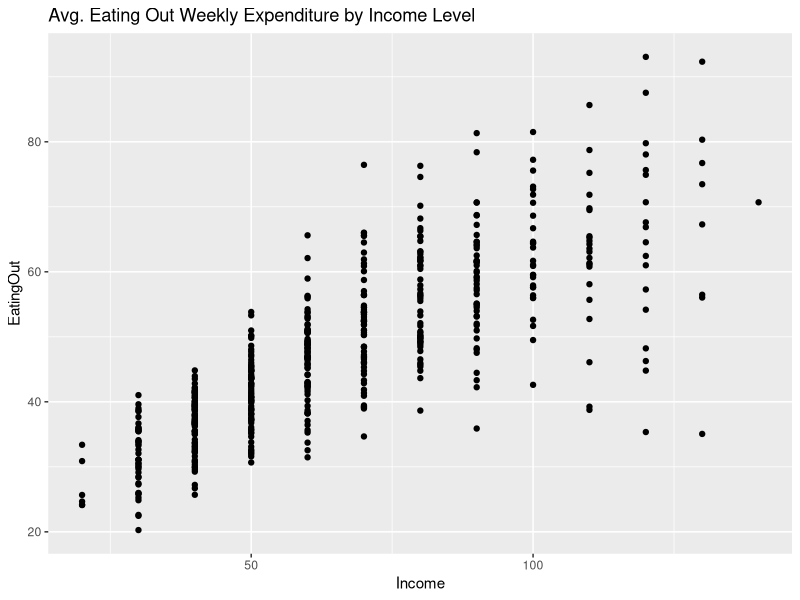
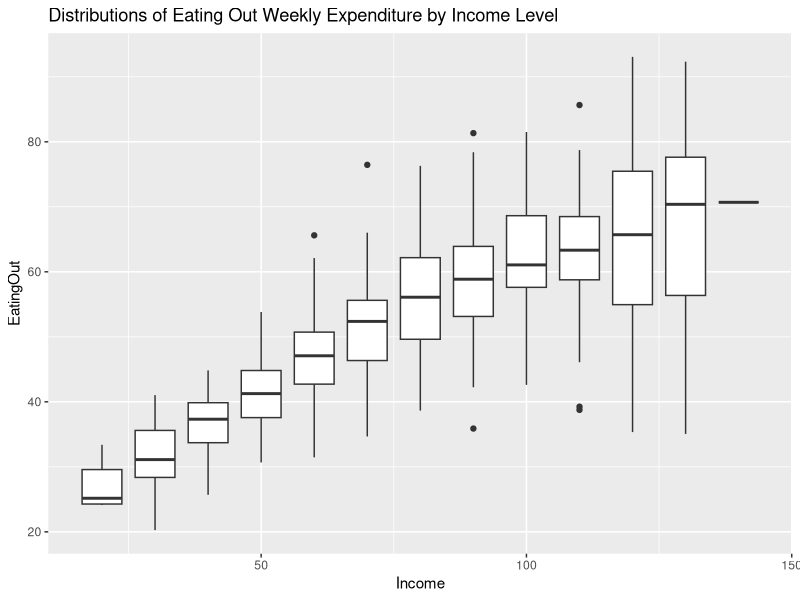

The R source for these figures, in order:
## ---- chunk 1
library(tidyverse)

food <- read_delim("FoodExpenses.txt", delim=" ")
## ---- chunk 2
ggplot(data = food, aes(y = EatingOut, x = Income)) +
  geom_point() +
  ggtitle("Avg. Eating Out Weekly Expenditure by Income Level")

## ---- chunk 3
ggplot(data = food, aes(y = EatingOut, x = Income, group=Income)) +
  geom_boxplot() +
  ggtitle("Distributions of Eating Out Weekly Expenditure by Income Level")

